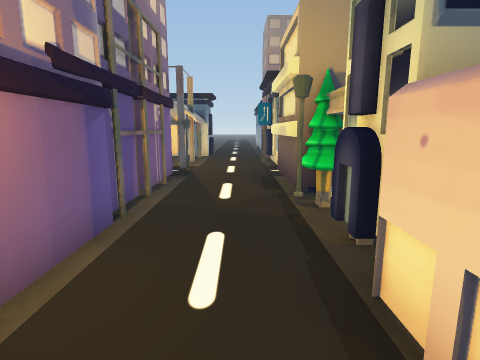
[1] (above)

24 first-person views from a walk through a 3-D level made in the Unity game engine. The camera is 1.5 m above the floor, tilts 10° down and sees 80° across. The floor is counted in squares, 1 m on a side. Each view is taken from the middle of a square. On the plan, view 1 faces up. The plan holds only what a view shows up to about 14 squares ahead; the rest is blank. The place goes on beyond the plan.

[2]
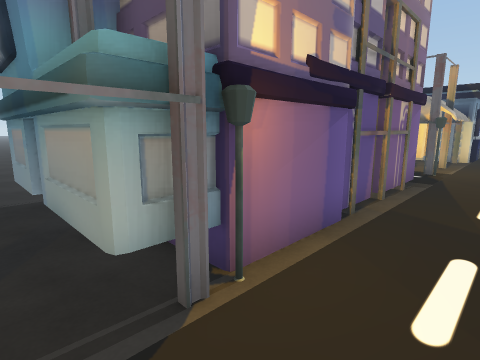

[3]
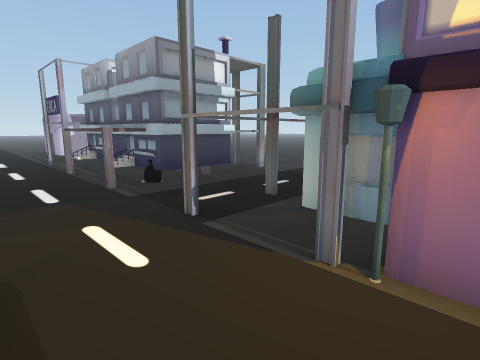

[4]
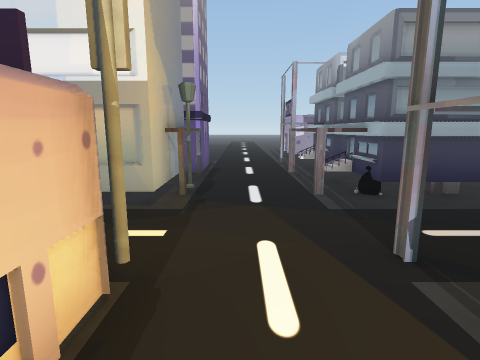

[5]
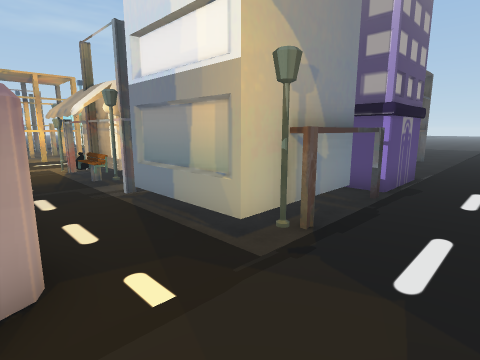

[6]
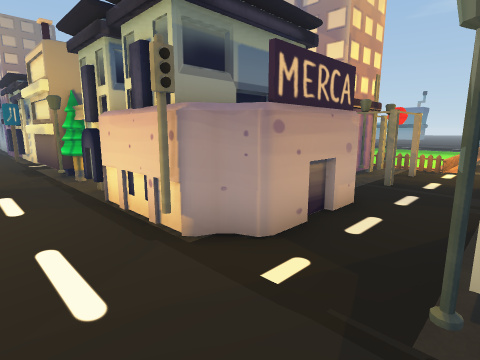

[7]
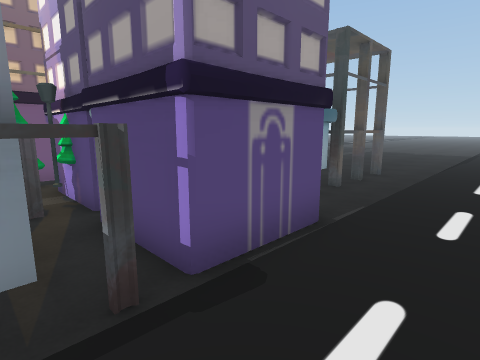

[8]
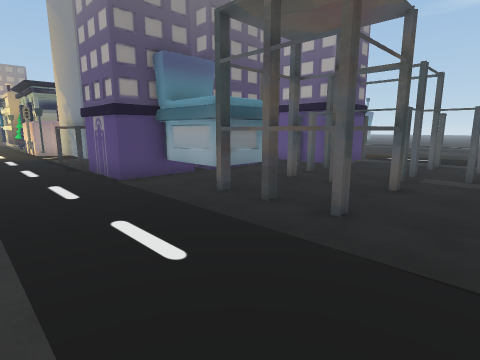

[9]
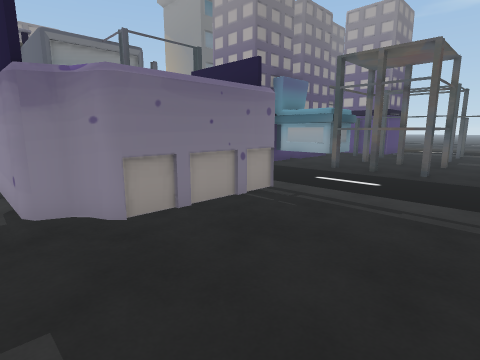

[10]
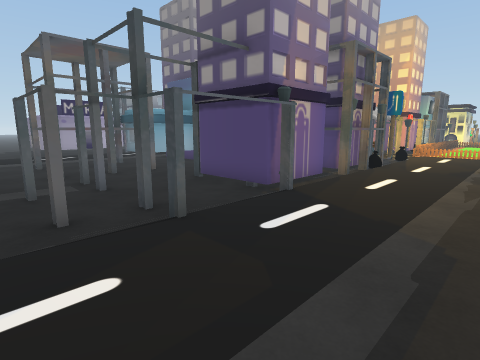

[11]
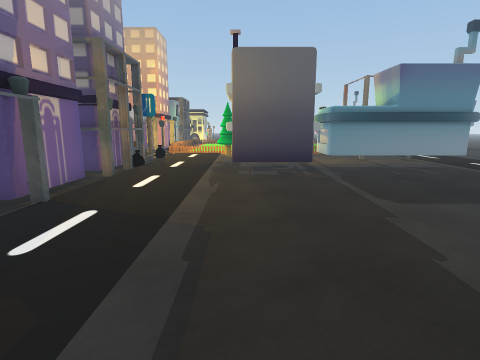

[12]
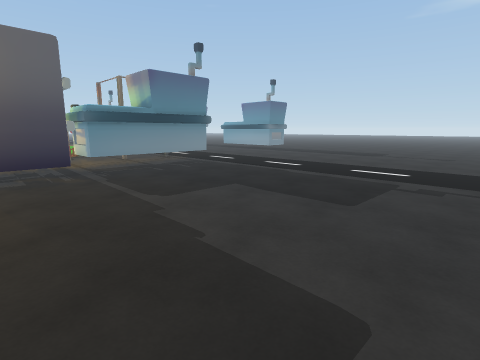

[13]
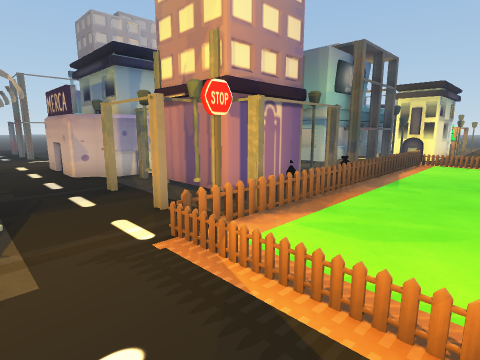

[14]
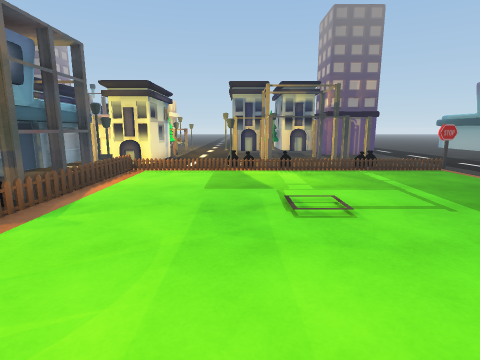

[15]
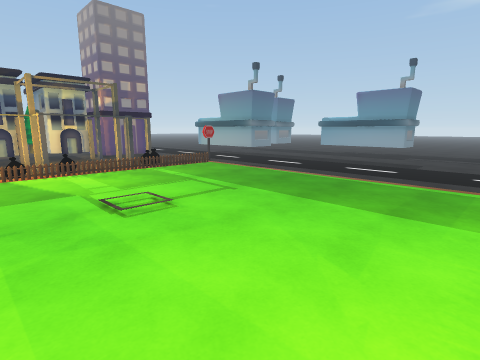

[16]
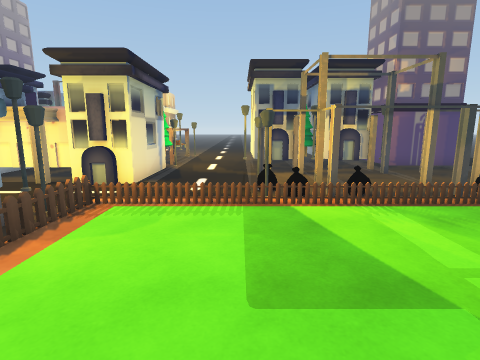

[17]
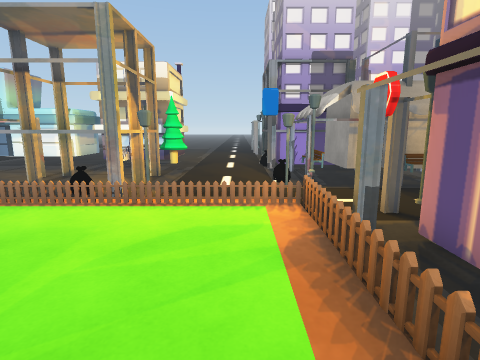

[18]
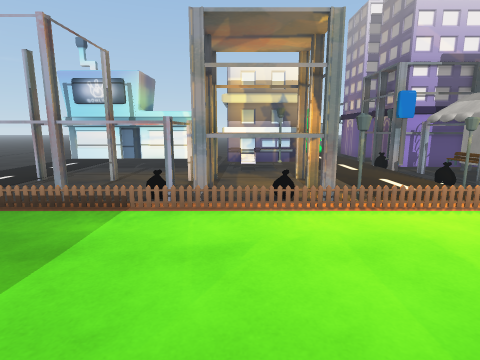

[19]
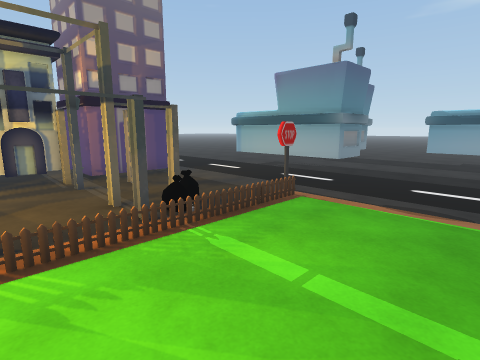

[20]
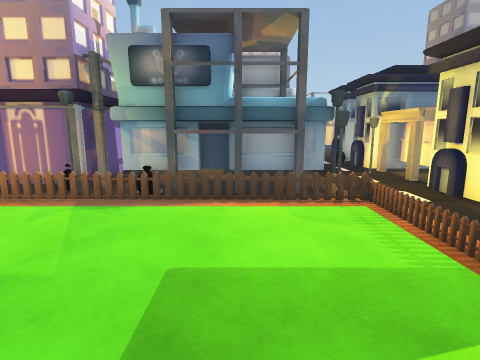

[21]
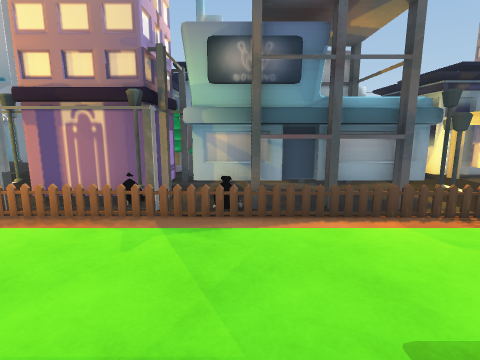

[22]
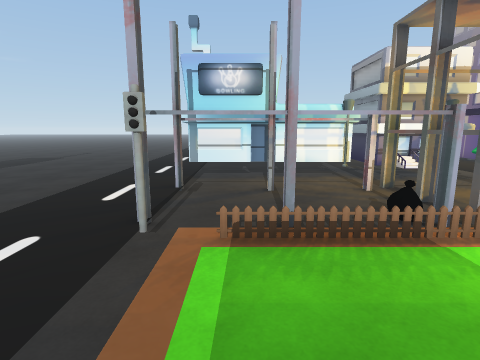

[23]
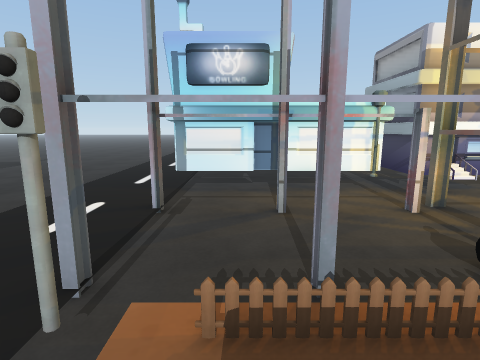

[24]
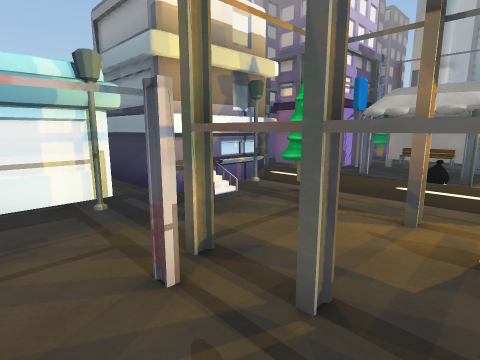

### Floor plan
Key: @ floor where view 1 was taken; # wall or solid block; . floor; / step, stairs or slope; O other object.
Columns run from 8 left of view 1 to 28 right of it. Each row starts with its distance up from view 1.
 20           OOO
 19
 18       O              ...# O  O
 17      OO            OO...# O  #   ...
 16      O.           O #...OOOO#####...O
 15     OO..  O      OO #...#OO O#......O
 14     OOO..O#   #   O #...OO  O.O.....O
 13      O...##   #OOO###....     ......O
 12      .#...OOOOOO.O#O#...OO  O.O.....O
 11      ......  ...........OOO.OOO.....O
 10       .....    .....O///////////#....
  9       #..OOO   OO O#O................
  8     OOO..OO     O OOO................
  7       O..O      OOOOO................
  6    OOOO..OO       OOO...............
  5       O..#O    .OOOOO................
  4       #..OO    O OOO.................
  3       #...O  OOOOOOOO................
  2    OOO#..OOOO OOO  OO................
  1  OOOOOO..OO  OO O  OO................
  0       ..@OOOOOOOOOOOO................
 -1  O O  O...OOOOO.O.O.O..............
 -2  ...................O/.//////.///#..
 -3 ......................./OOOOO.O..O...
 -4 ..OOOO...#####OOO.O#....OOOO.    ....
 -5 OO## OO..OO  #   OOOO...OOOOO O  O...
 -6 OO   OO...O      OOO...OOOOO.........
 -7 O    OO...O   OOO OO#..OOOOO#O.OO....
 -8     OOO..OO  OOOOOOOO...###O.... O...
 -9      OO...###OO# O OO...###OOOOOOO...
-10   O  O....##O      OO...###O.........
-11   OOOO....##O    O OO................
-12    OOOO....O.OOO O##.................
-13 .O   O.....O.O..OO #.................
-14 .O   O.....OOO.OOO #O................
-15 .O   O.....OOOO.    .................
-16 .OOOO .....OOOO.    .................
-17 ...........OOOO.    .................
-18 ...........OOOO.OO OO................
-19  ...............OO.O.... ............
-20 . ............   ...... . ......

Positions as (right, up) in squares from view 1, and headings:
1: (0, 0), facing up
2: (0, 0), facing up-left
3: (1, 3), facing down-left
4: (0, 2), facing down
5: (-1, -1), facing down-right
6: (-1, -4), facing up-right
7: (-1, -7), facing down-right
8: (-2, -20), facing up-right
9: (-8, -20), facing up-right
10: (16, -20), facing up-left
11: (16, -20), facing up
12: (16, -20), facing up-right
13: (15, -4), facing up-left
14: (16, -1), facing up
15: (15, -1), facing up-right
16: (15, 4), facing up
17: (13, 4), facing down
18: (18, 4), facing down
19: (18, 6), facing up-right
20: (18, 7), facing left
21: (17, 5), facing left
22: (23, 2), facing down
23: (23, 0), facing down
24: (21, -3), facing down-left
